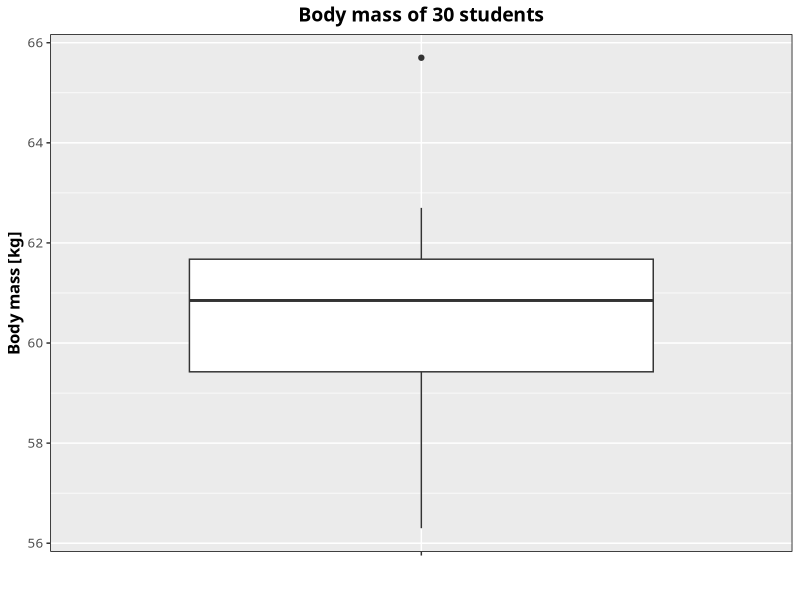
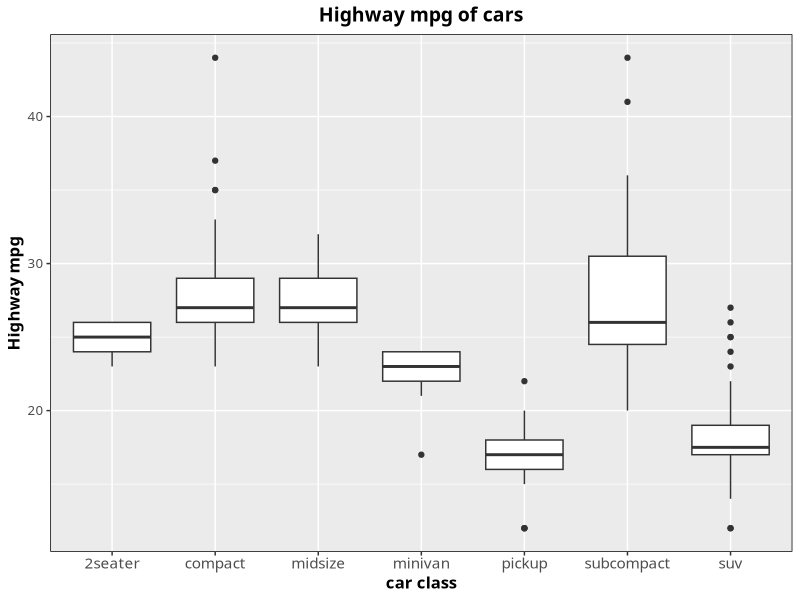
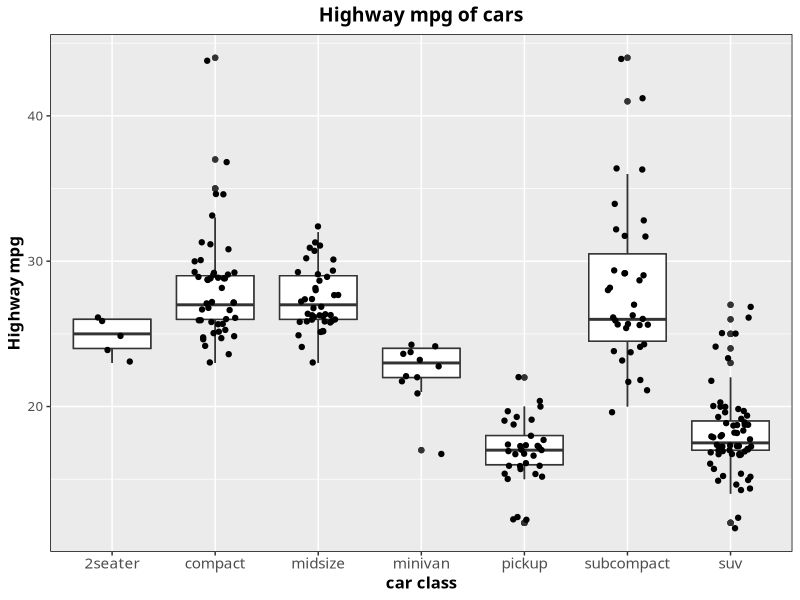

Generate these figures, in order, with R:
## ---- chunk 1
knitr::opts_chunk$set(echo = TRUE, warning=FALSE)
suppressWarnings(suppressMessages(suppressPackageStartupMessages(library(ggplot2))))
## ---- chunk 2
df <- data.frame(mass = c(59.2, 61.5, 62.3, 61.4, 60.9, 59.8,
						  60.5, 59.0, 61.1, 60.7, 61.6, 56.3,
						  61.9, 65.7, 60.4, 58.9, 59.0, 61.2,
						  62.1, 61.4, 58.4, 60.8, 60.2, 62.7,
						  60.0, 59.3, 61.9, 61.7, 58.4, 62.2))
## ---- chunk 3
library(ggplot2)


p <- ggplot(df) + aes(x="", y=mass) +
	 geom_boxplot() +
	 ggtitle("Body mass of 30 students") +
	 labs(x="", y="Body mass [kg]") +
	 theme(plot.title = element_text(size = 14,
									 family = "Tahoma",
									 face = "bold",
									 hjust = 0.5),
		 	panel.border = element_rect(colour = "black",
									   fill=NA, size=.5),
			text = element_text(size = 12, family = "Tahoma"),
			axis.title = element_text(face="bold"),
			axis.text.x=element_text(size = 11))

print(p)
## ---- chunk 4
summary(mpg)

## ---- chunk 5
plt <-	ggplot(mpg, aes(class, hwy)) +
		geom_boxplot() +
		ggtitle("Highway mpg of cars") +
		labs(x="car class", y="Highway mpg") +
		theme(plot.title = element_text(size = 14,
										family = "Tahoma",
										face = "bold",
										hjust = 0.5), # center title
			  panel.border = element_rect(colour = "black",
										  fill=NA, size=.5),
			  text = element_text(size = 12, family = "Tahoma"),
			  axis.title = element_text(face="bold"),
			  axis.text.x=element_text(size = 11))

print(plt)

## ---- chunk 6
plt <-	plt +
		geom_boxplot() +
		geom_jitter(width = 0.2)
print(plt)
